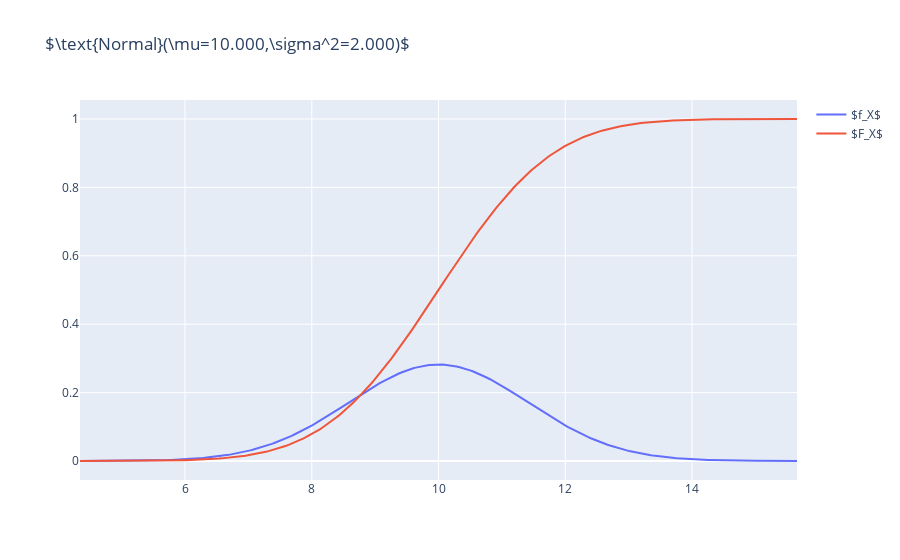

Notebook code for this chart:
### Markdown cell above
> ### [Normal](https://en.wikipedia.org/wiki/Normal_distribution) 
> $$X\sim\text{Normal}(\mu,\sigma^2)$$

- $\mu\in\mathbb{R}$, $\sigma^2\in\mathbb{R}_{\ge0}$
- $\text{supp}(f_X)=\mathbb{R}$
- $f_X(x)=\frac{1}{\sqrt{2\pi\sigma^2}}\exp\left(-\frac{(x-\mu)^2}{2\sigma^2}\right)$
- $F_X(x)=\Phi\left(\frac{x-\mu}{\sigma}\right)=\frac{1}{2}\left[1+\text{erf}\left(\frac{x-\mu}{\sigma\sqrt{2}}\right)\right]$
- $M_{X}(t)=\exp(\mu t+\sigma^2t^2/2)$
- $\phi_X(t)=\exp(i\mu-\sigma^2t^2/2)$
- $\mathbb{E}=\mu$
- $\text{Var}(X)=\sigma^2$
- $\text{Median}(X) = \mu$  
- $\text{Mode}(X) = \mu$  
- $\text{Skewness}(X) = 0$  
- $\text{Kurtosis}(X) = 3$  
- $\text{Entropy}(X) = \frac{1}{2} \log(2\pi e \sigma^2)$

### Code cell
mu = 10
sigma_2 = 2
X = stats.norm(loc=mu, scale=np.sqrt(sigma_2))

r = np.sqrt(sigma_2) * 4

x = np.linspace(mu - r, mu + r, num=300)
f_X = X.pdf(x)
F_X = X.cdf(x)

fig = go.Figure()


fig.add_trace(
    go.Scatter(
        x=x,
        y=f_X,
        name='$f_X$'
    )
)


fig.add_trace(
    go.Scatter(
        x=x,
        y=F_X,
        name='$F_X$'
    )
)

fig.update_layout(
    title=rf"$\text{{Normal}}(\mu={mu:.3f},\sigma^2={sigma_2:.3f})$"
)

fig.show()

### Figure 1 — Plotly figure (JSON) as saved in the notebook; plotly's stock layout.template omitted (floating-point values rounded to 4 significant figures; data arrays with more than 128 entries replaced by an {"elided": "..."} marker saying what was removed)
{"data": [{"name": "$f_X$", "type": "scatter", "x": {"elided": "300 float values"}, "y": {"elided": "300 float values"}}, {"name": "$F_X$", "type": "scatter", "x": {"elided": "300 float values"}, "y": {"elided": "300 float values"}}], "layout": {"title": {"text": "$\\text{Normal}(\\mu=10.000,\\sigma^2=2.000)$"}}}
